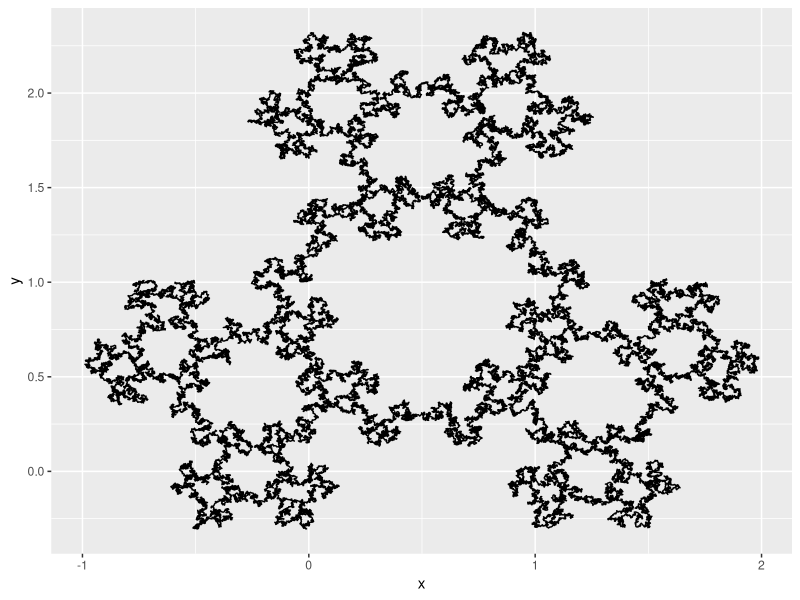

The R source for this figure: (Note: a time limit stopped this script after it produced the figure.)
require(pracma)
require(ggplot2)

brownian.xy <- function(n = 1, Time = 1, x, y){
    vtime <- seq(from = 0, to = Time, by = Time / n)
    brown <- c(0, cumsum(rnorm(n = n, sd = sqrt(Time / n))))
    bridge <- x + brown - vtime * (brown[length(brown)] + x - y) / Time
    return(bridge)
}

rare.brown <- function(n = 1e4, Time = 1){
    index1 <- c(floor(seq(1, 1e4, by = 1e4/1458))[-1], 1e4 + 1)
    index2 <- c(1, index1[-1458])
    X <- do.call(rbind.data.frame, fractalcurve(n = 5, which = "molecule"))
    X[1, ] <- X[1, ] + rnorm(n = 1459, sd = 1e-2)
    X[2, ] <- X[2, ] + rnorm(n = 1459, sd = 1e-2)
    result <- data.frame(x = numeric(1e4 + 1), y = numeric(1e4 + 1))
    for(i in 1:1458){
        result$x[index2[i]:index1[i]] <- brownian.xy(n = index1[i] - index2[i], 
                                                Time = Time * (index1[i] - index2[i])/1e4, 
                                                x = X[1, i], y = X[1, i+1])
        result$y[index2[i]:index1[i]] <- brownian.xy(n = index1[i] - index2[i], 
                                                Time = Time * (index1[i] - index2[i])/1e4, 
                                                x = X[2, i], y = X[2, i+1])
    }
    return(result)
}

rare.brown2 <- function(n = 1e5, Time = 1){
    index1 <- c(floor(seq(1, 1e5, by = 1e5/1458))[-1], 1e5 + 1)
    index2 <- c(1, index1[-1458])
    X <- do.call(rbind.data.frame, fractalcurve(n = 5, which = "molecule"))
    X[1, ] <- X[1, ] + rnorm(n = 1459, sd = 1e-2)
    X[2, ] <- X[2, ] + rnorm(n = 1459, sd = 1e-2)
    result <- data.frame(x = numeric(1e5 + 1), y = numeric(1e5 + 1))
    for(i in 1:1458){
        result$x[index2[i]:index1[i]] <- brownian.xy(n = index1[i] - index2[i], 
                                                     Time = Time * (index1[i] - index2[i])/1e4, 
                                                     x = X[1, i], y = X[1, i+1])
        result$y[index2[i]:index1[i]] <- brownian.xy(n = index1[i] - index2[i], 
                                                     Time = Time * (index1[i] - index2[i])/1e4, 
                                                     x = X[2, i], y = X[2, i+1])
    }
    return(result)
}

X <- rare.brown2(Time = 0.1)

ggplot(data = X, aes(x = x, y = y)) +
    geom_path(alpha = 1)

p <- ggplot() +
    theme_void() +
    theme(plot.background = element_rect(fill = "#fdf6e3", colour = "#fdf6e3"))

timey <- txtProgressBar(min = 0, max = 500, style = 3)
for(i in 1:300){
    X <- rare.brown(Time = 1)
    p <- p + 
        geom_path(data = X, aes(x = x, y = y), alpha = 0.009, colour = "darkorchid1")
    setTxtProgressBar(timey, i)
}
close(timey)

plot(p)
